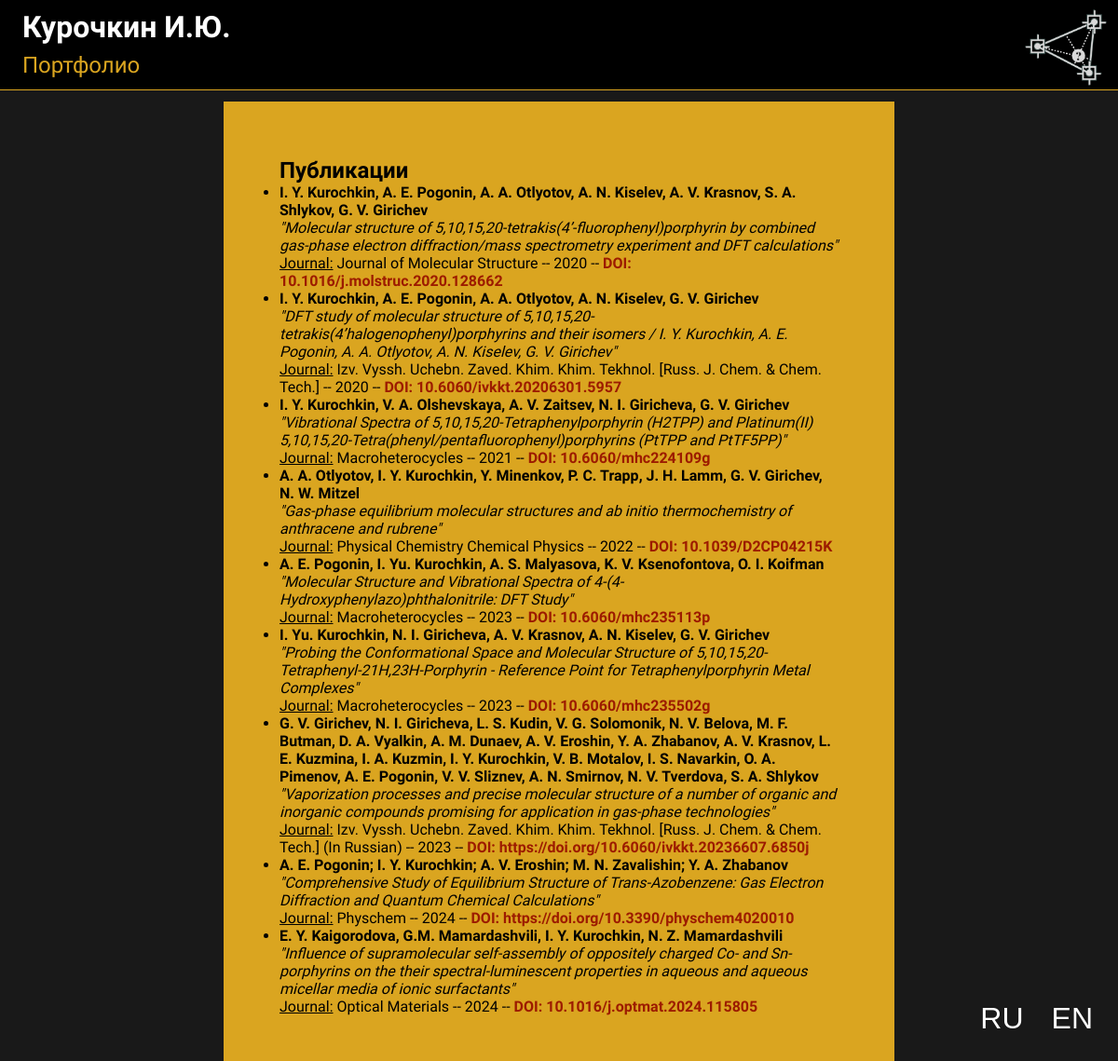
The app's page /publications, older data.
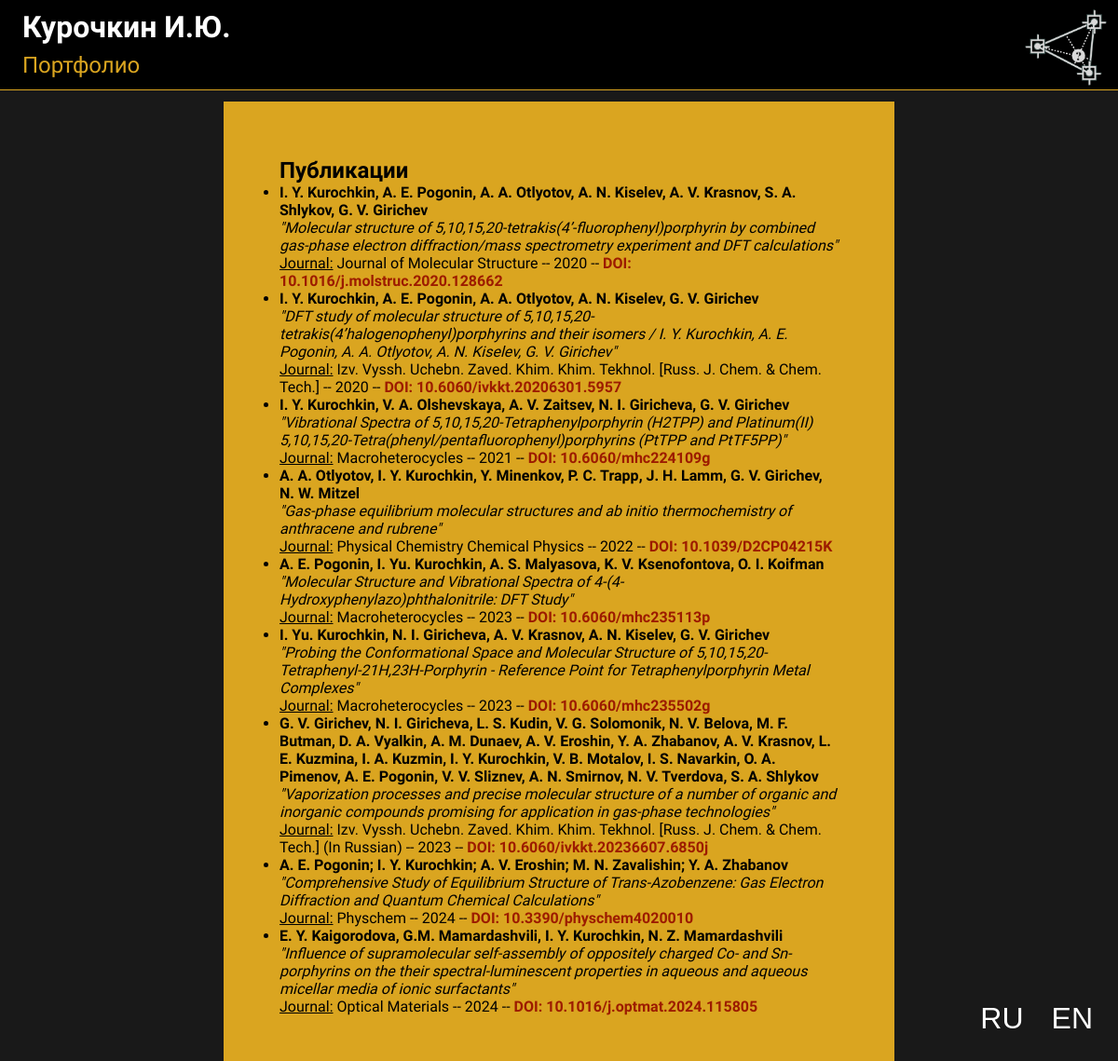
The same page, newer data.
### title/models.py (models this page shows, shortened)
class Publications(models.Model):
    article_title = models.CharField(max_length=355, verbose_name='article_title')
    authors = models.CharField(max_length=555, verbose_name='article_title')
    doi = models.URLField(max_length=200, verbose_name='doi')
    wos = models.BooleanField()
    scopus = models.BooleanField()
    e_library = models.BooleanField()
    year = models.IntegerField(verbose_name='year')
    journal = models.CharField(max_length=400, verbose_name='journal', default=' ')
    quartile = models.IntegerField(verbose_name='quartile', default=1, null=True, blank=True)
    class Meta:
        verbose_name = 'Publications'
        verbose_name_plural = 'Publications'
        ordering = ['year']

### title/views.py (the view)
# urls.py: path('publications', views.Publ.as_view(), name='publications'),
class Publ(ListView):
    model = Publications
    template_name = 'title/publications.html'

### title/templates/title/publications.html
{% extends 'base.html' %}
{% load static %}
{% block Publ %}
    <div class="publications_style">
    <h2>Публикации</h2>
    <ul>
        {% for s in object_list %}
            <li><b>{{ s.authors }}</b> <br><i>"{{ s.article_title }}"</i> <br> <u>Journal:</u> {{ s.journal }} -- {{ s.year }}
                -- <b><font color='9C1B00'>DOI: {{ s.doi }}</font></b></li>
        {% endfor %}
    </ul>
    </div>
    <div class="lang_button"><a href="/publications"><button>RU</button></a><a href="/publications/en"><button>EN</button></a></div>
{% endblock %}

Row changes from the older to the newer data that the page shows:
changed Publications: doi "https://doi.org/10.6060/ivkkt.20236607.6850j" → "10.6060/ivkkt.20236607.6850j"
changed Publications "A. E. Pogonin; I. Y. Kurochkin; A. V. Eroshin; M. N. Zavalishin; Y. A. Zhabanov": doi "https://doi.org/10.3390/physchem4020010" → "10.3390/physchem4020010"
